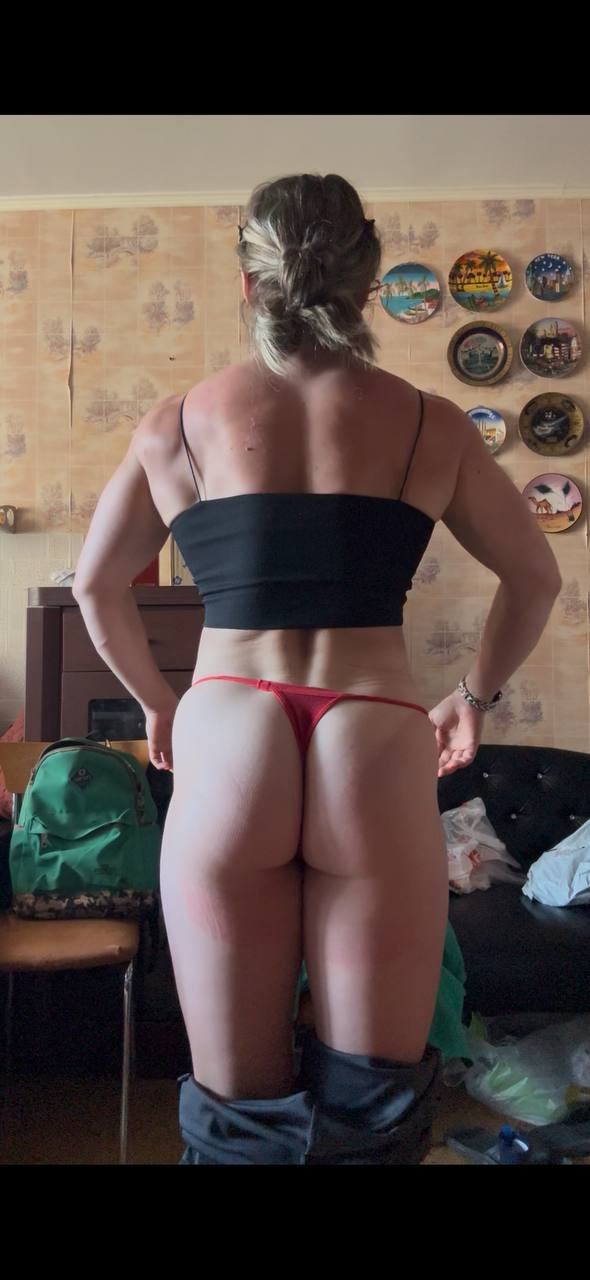
#> input picture uploads/LOOL_back_photo_2026-03-19_14-38-30.jpg, 590 x 1280 px
$ python -i analyzer.py   (imports and definitions only)
#> lines starting #> are read from the running program, lines starting #| are printed output that depends on the picture
"""
Модуль анализа осанки и состава тела
"""

import cv2
import mediapipe as mp
import math
import os

mp_pose = mp.solutions.pose

def analyze_posture(image_path):
    """Анализ осанки по фото с подробной отладкой и всеми метриками"""
    try:
        print(f"📸 Анализируем: {image_path}")

        if not os.path.exists(image_path):
            print(f"❌ Файл не существует: {image_path}")
            return None

        img = cv2.imread(image_path)
#> img is the input picture: shape (1280, 590, 3); mean B, G, R 69.2, 74.3, 87.7
        if img is None:
            print("❌ OpenCV не смог загрузить фото")
            return None

        # ========== ПРЕДОБРАБОТКА ==========
        # Улучшаем контрастность
        lab = cv2.cvtColor(img, cv2.COLOR_BGR2LAB)
#> lab: shape (1280, 590, 3); mean of channels 0, 1, 2 81.3, 132.9, 133
        l, a, b = cv2.split(lab)
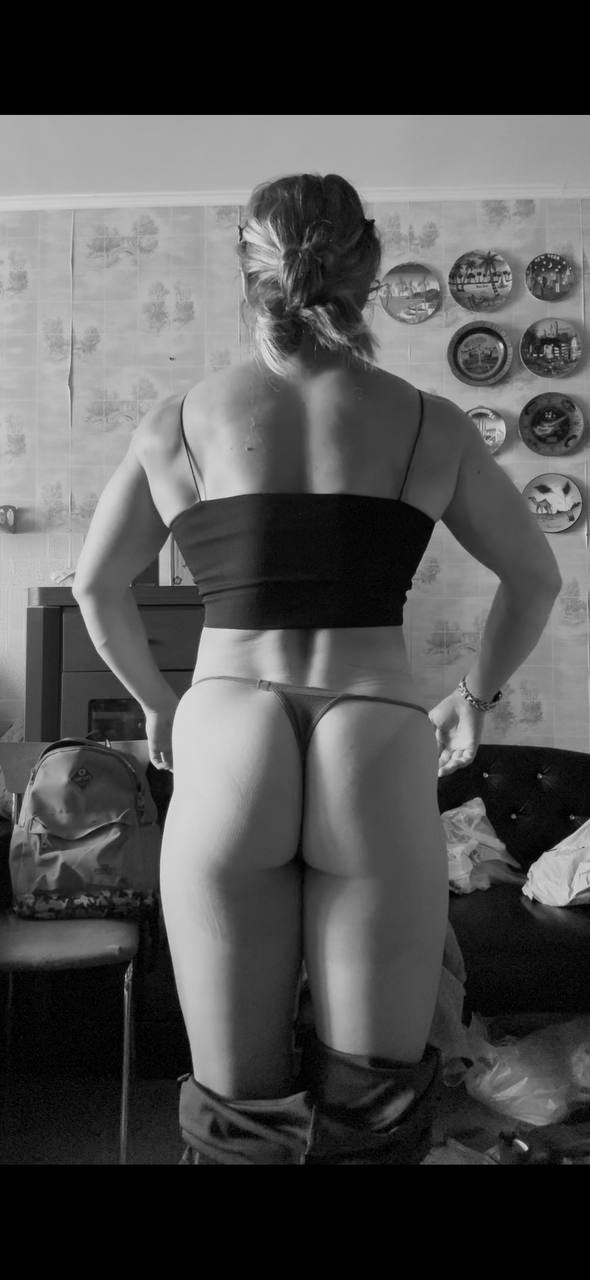
#> l: shape (1280, 590); min 0, max 233, mean 81.3
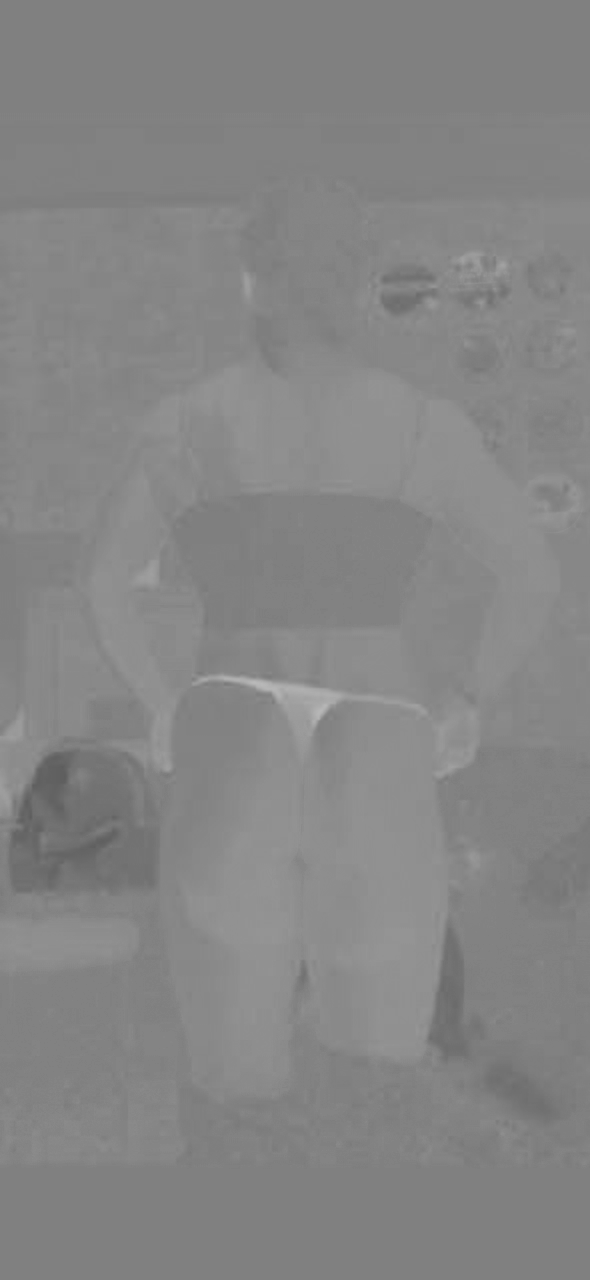
#> a: shape (1280, 590); min 93, max 185, mean 132.9
        clahe = cv2.createCLAHE(clipLimit=3.0, tileGridSize=(8,8))
        l = clahe.apply(l)
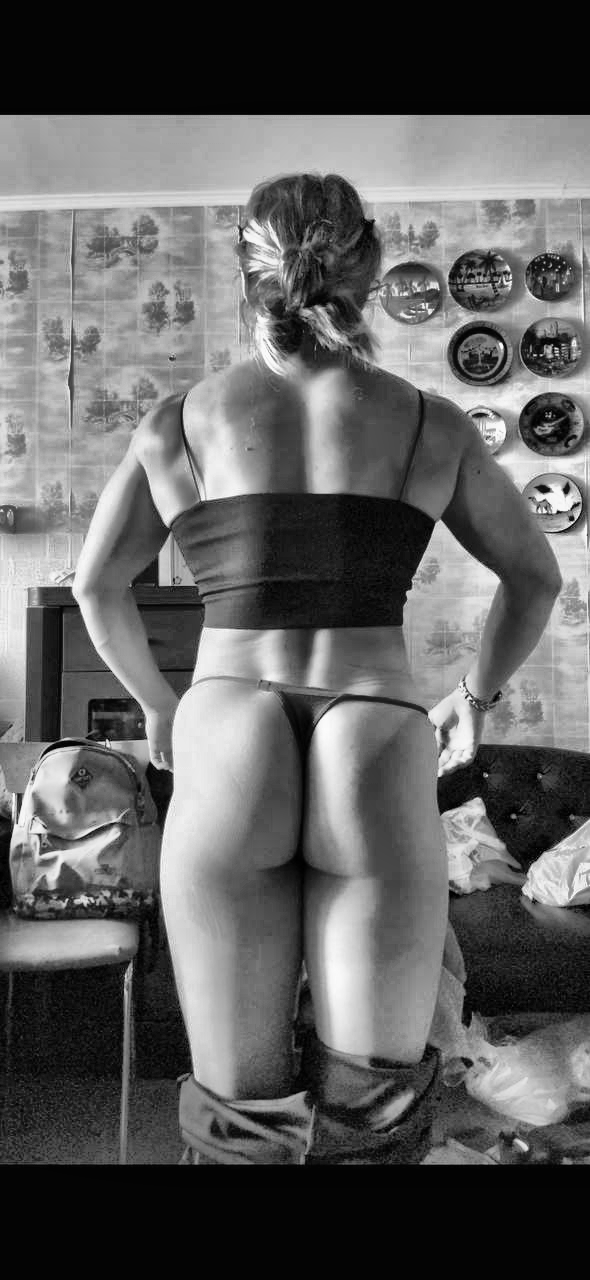
#> l: shape (1280, 590); min 0, max 253, mean 97.1
        img = cv2.merge((l, a, b))
#> img: shape (1280, 590, 3); mean of channels 0, 1, 2 97.1, 132.9, 133
        img = cv2.cvtColor(img, cv2.COLOR_LAB2BGR)
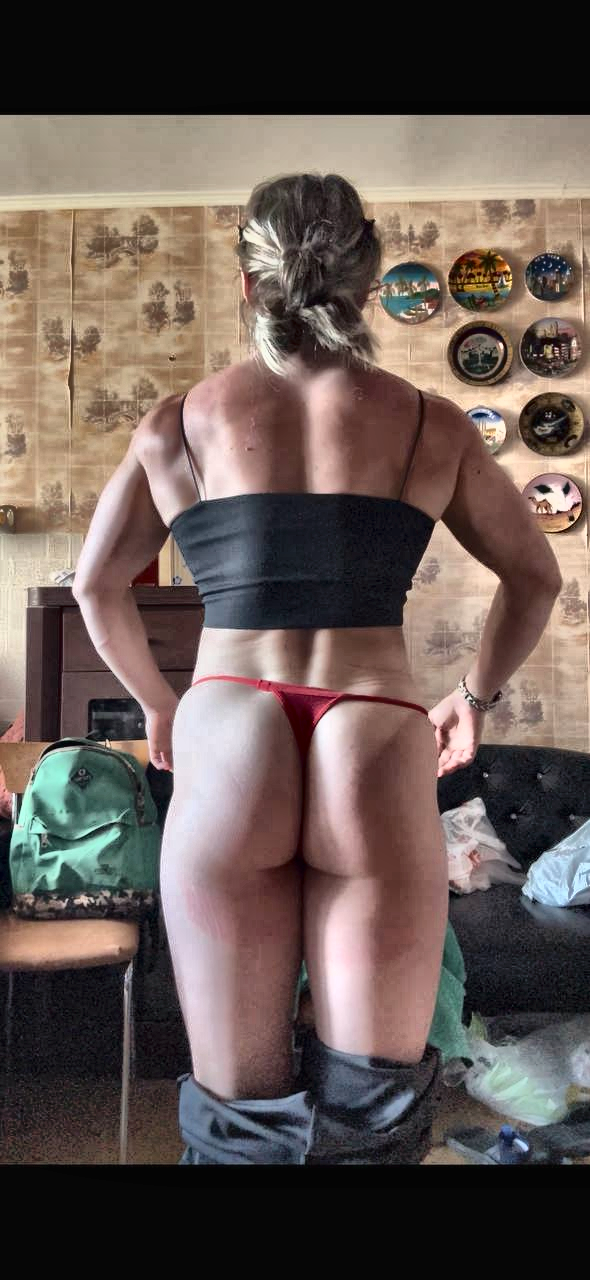
#> img: shape (1280, 590, 3); mean B, G, R 84.6, 90.1, 103.8

        # Нормализуем размер
        scale = min(800 / img.shape[1], 800 / img.shape[0])
#> scale = 0.625
        if scale < 1:
            new_width = int(img.shape[1] * scale)
#> new_width = 368
            new_height = int(img.shape[0] * scale)
#> new_height = 800
            img = cv2.resize(img, (new_width, new_height))
#> img: shape (800, 368, 3)

        # Убираем шум
        img = cv2.GaussianBlur(img, (3, 3), 0)
        img_rgb = cv2.cvtColor(img, cv2.COLOR_BGR2RGB)

        # ========== ПРОБУЕМ РАЗНЫЕ НАСТРОЙКИ ==========
        settings_to_try = [
            {"static_image_mode": True, "model_complexity": 2, "min_detection_confidence": 0.5},
            {"static_image_mode": True, "model_complexity": 2, "min_detection_confidence": 0.3},
            {"static_image_mode": True, "model_complexity": 1, "min_detection_confidence": 0.2},
            {"static_image_mode": True, "model_complexity": 1, "min_detection_confidence": 0.4},
            {"static_image_mode": True, "model_complexity": 0, "min_detection_confidence": 0.3},
        ]

        results = None
        for settings in settings_to_try:
            pose = mp_pose.Pose(**settings)
            results = pose.process(img_rgb)
            if results and results.pose_landmarks:
                print(f"✅ Настройки сработали: {settings}")
                break

        if not results or not results.pose_landmarks:
            print("❌ Тело не обнаружено ни с какими настройками")
            return None

        landmarks = results.pose_landmarks.landmark

        # ========== ВСЕ МЕТРИКИ ==========

        # 1. Плечи (наклон и асимметрия)
        left_shoulder = landmarks[11]
        right_shoulder = landmarks[12]
        dx = right_shoulder.x - left_shoulder.x
        dy = right_shoulder.y - left_shoulder.y
        shoulder_slope = math.degrees(math.atan2(dy, dx)) if dx != 0 else 0
        shoulder_asymmetry = abs(left_shoulder.y - right_shoulder.y) * 100

        # 2. Таз (перекос)
        left_hip = landmarks[23]
        right_hip = landmarks[24]
        dx = right_hip.x - left_hip.x
        dy = right_hip.y - left_hip.y
        hip_slope = math.degrees(math.atan2(dy, dx)) if dx != 0 else 0
        hip_asymmetry = abs(left_hip.y - right_hip.y) * 100

        # 3. Голова (наклон)
        nose = landmarks[0]
        left_ear = landmarks[7]
        right_ear = landmarks[8]
        ear_center_x = (left_ear.x + right_ear.x) / 2
        ear_center_y = (left_ear.y + right_ear.y) / 2
        head_tilt = math.degrees(math.atan2(nose.y - ear_center_y, nose.x - ear_center_x))

        # 4. Колени (вальгус/варус)
        left_knee = landmarks[25]
        right_knee = landmarks[26]
        knee_distance = abs(left_knee.x - right_knee.x) * 100
        knee_valgus = knee_distance  # упрощённо, чем больше расстояние, тем сильнее вальгус

        # 5. Спина (сутулость) — расстояние между ушами и плечами
        ear_y = (left_ear.y + right_ear.y) / 2
        shoulder_y = (left_shoulder.y + right_shoulder.y) / 2
        back_curve = (ear_y - shoulder_y) * 100  # положительное = сутулость

        # 6. Стопы (положение) — если видны
        left_ankle = landmarks[27]
        right_ankle = landmarks[28]
        if left_ankle and right_ankle:
            foot_angle = math.degrees(math.atan2(right_ankle.y - left_ankle.y, right_ankle.x - left_ankle.x))
        else:
            foot_angle = 0

        # 7. Общая оценка осанки
        score = 10.0
        score -= min(abs(shoulder_slope) / 5, 2.5)
        score -= min(abs(hip_slope) / 5, 2.0)
        score -= min(abs(head_tilt) / 10, 1.5)
        score -= min(knee_valgus / 20, 1.5)
        score -= min(abs(back_curve) / 10, 1.5)
        score = max(1.0, round(score, 1))

        # 8. Статус каждой зоны
        zones = {
            'shoulders': {
                'value': round(shoulder_slope, 1),
                'status': 'normal' if abs(shoulder_slope) < 3 else 'need_correction',
                'name': 'Плечи'
            },
            'hips': {
                'value': round(hip_slope, 1),
                'status': 'normal' if abs(hip_slope) < 3 else 'need_correction',
                'name': 'Таз'
            },
            'head': {
                'value': round(head_tilt, 1),
                'status': 'normal' if abs(head_tilt) < 5 else 'need_correction',
                'name': 'Голова/шея'
            },
            'knees': {
                'value': round(knee_valgus, 1),
                'status': 'normal' if knee_valgus < 15 else 'need_correction',
                'name': 'Колени'
            },
            'back': {
                'value': round(back_curve, 1),
                'status': 'normal' if back_curve < 5 else 'need_correction',
                'name': 'Спина'
            },
            'feet': {
                'value': round(foot_angle, 1),
                'status': 'normal' if abs(foot_angle) < 10 else 'need_correction',
                'name': 'Стопы'
            }
        }

        result = {
            'shoulder_slope': round(shoulder_slope, 1),
            'shoulder_asymmetry': round(shoulder_asymmetry, 1),
            'hip_slope': round(hip_slope, 1),
            'hip_asymmetry': round(hip_asymmetry, 1),
            'head_tilt': round(head_tilt, 1),
            'knee_valgus': round(knee_valgus, 1),
            'back_curve': round(back_curve, 1),
            'foot_angle': round(foot_angle, 1),
            'posture_score': score,
            'zones': zones
        }

        print(f"✅ Результат: {result}")
        return result

    except Exception as e:
        print(f"❌ Ошибка анализа: {e}")
        import traceback
        traceback.print_exc()
        return None


# [43 lines left out: functions analyze_body_composition, get_body_composition, not called in this run]

#> (the run stopped early here; a loop or call above may not have finished)

$ run again, on uploads/LOOL_back_photo_2026-03-19_14-54-03.jpg
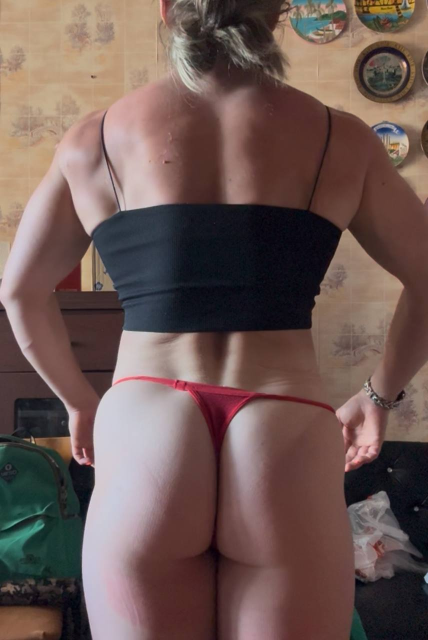
#> input picture uploads/LOOL_back_photo_2026-03-19_14-54-03.jpg, 856 x 1280 px (shown at 1/2 size)
#> in analyze_posture, img is the input picture: shape (1280, 856, 3); mean B, G, R 84, 88.6, 109.9
#> lab: shape (1280, 856, 3); mean of channels 0, 1, 2 99, 136.3, 134.2
#> in analyze_posture, `l = clahe.apply(l)`:
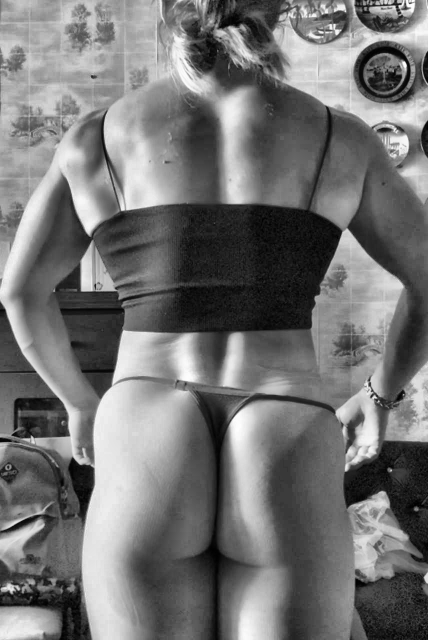
#> l: shape (1280, 856) (shown at 1/2 size); min 0, max 254, mean 115.7
#> in analyze_posture, `img = cv2.resize(img, (new_width, new_height))`:
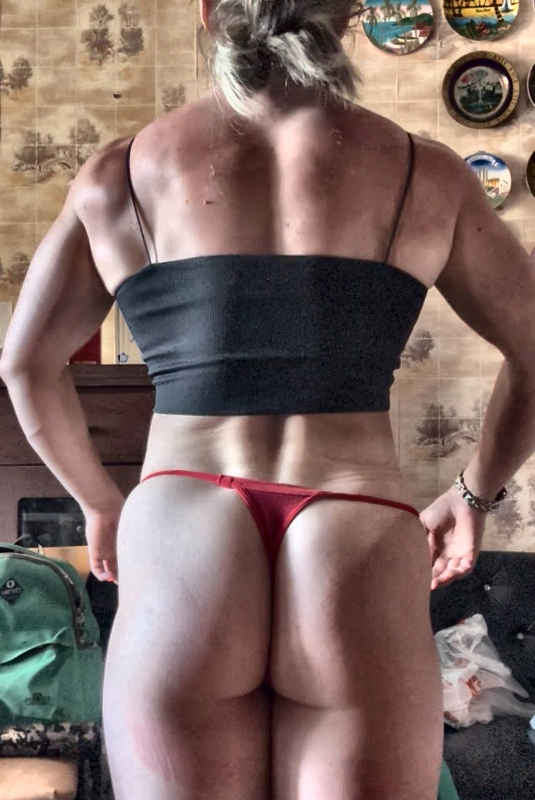
#> img: shape (800, 535, 3); mean B, G, R 100.1, 105.1, 126.8
